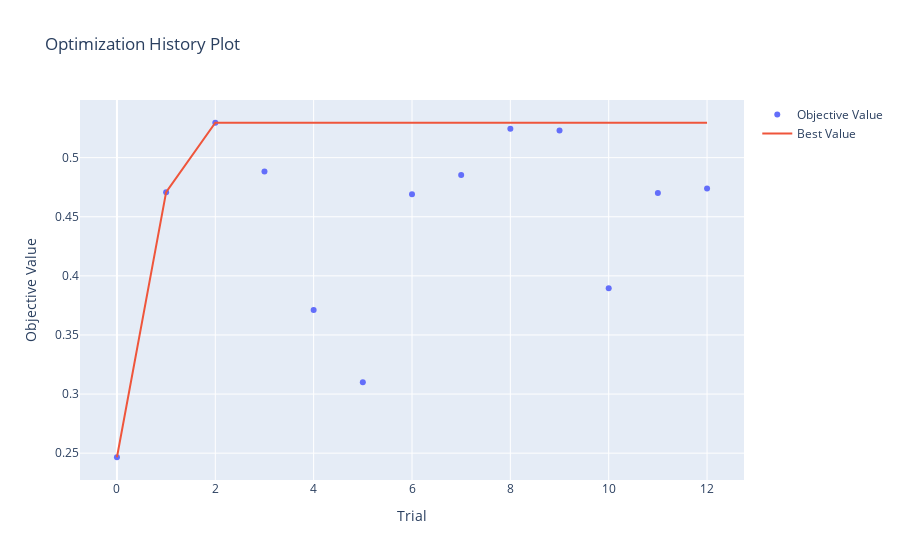

This figure's notebook cell:
### Code cell
from optuna.visualization import plot_optimization_history, plot_slice

plot_optimization_history(study)

### Figure 1 — Plotly figure (JSON) as saved in the notebook; plotly's stock layout.template omitted (floating-point values rounded to 4 significant figures)
{"data": [{"mode": "markers", "name": "Objective Value", "type": "scatter", "x": [0, 1, 2, 3, 4, 5, 6, 7, 8, 9, 10, 11, 12], "y": [0.2465, 0.4708, 0.5295, 0.4882, 0.371, 0.31, 0.469, 0.4852, 0.5245, 0.5229, 0.3894, 0.47, 0.4739]}, {"mode": "lines", "name": "Best Value", "type": "scatter", "x": [0, 1, 2, 3, 4, 5, 6, 7, 8, 9, 10, 11, 12], "y": [0.2465, 0.4708, 0.5295, 0.5295, 0.5295, 0.5295, 0.5295, 0.5295, 0.5295, 0.5295, 0.5295, 0.5295, 0.5295]}, {"marker": {"color": "#cccccc"}, "mode": "markers", "name": "Infeasible Trial", "showlegend": false, "type": "scatter", "x": [], "y": []}], "layout": {"title": {"text": "Optimization History Plot"}, "xaxis": {"title": {"text": "Trial"}}, "yaxis": {"title": {"text": "Objective Value"}}}}
